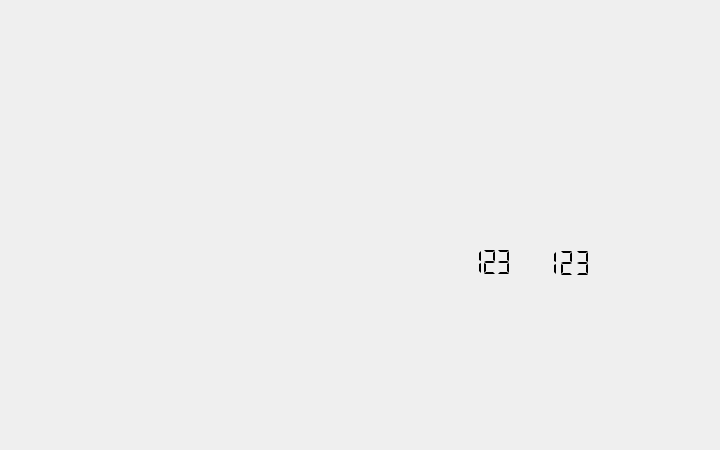
<?xml version="1.0" encoding="UTF-8"?>
<ui version="4.0">
 <class>FF_Widget</class>
 <widget class="QWidget" name="FF_Widget">
  <property name="geometry">
   <rect>
    <x>0</x>
    <y>0</y>
    <width>720</width>
    <height>450</height>
   </rect>
  </property>
  <property name="windowTitle">
   <string>Form</string>
  </property>
  <widget class="QLabel" name="mnemoscheme">
   <property name="geometry">
    <rect>
     <x>0</x>
     <y>0</y>
     <width>720</width>
     <height>450</height>
    </rect>
   </property>
   <property name="locale">
    <locale language="Russian" country="Russia"/>
   </property>
   <property name="text">
    <string/>
   </property>
   <property name="textFormat">
    <enum>Qt::RichText</enum>
   </property>
   <property name="pixmap">
    <pixmap>mnemo/бб.svg</pixmap>
   </property>
   <property name="scaledContents">
    <bool>true</bool>
   </property>
   <property name="alignment">
    <set>Qt::AlignCenter</set>
   </property>
   <property name="wordWrap">
    <bool>false</bool>
   </property>
   <property name="margin">
    <number>50</number>
   </property>
  </widget>
  <widget class="QLCDNumber" name="temp_lcd">
   <property name="geometry">
    <rect>
     <x>450</x>
     <y>247</y>
     <width>81</width>
     <height>30</height>
    </rect>
   </property>
   <property name="layoutDirection">
    <enum>Qt::LeftToRight</enum>
   </property>
   <property name="frameShape">
    <enum>QFrame::NoFrame</enum>
   </property>
   <property name="frameShadow">
    <enum>QFrame::Raised</enum>
   </property>
   <property name="smallDecimalPoint">
    <bool>false</bool>
   </property>
   <property name="digitCount">
    <number>3</number>
   </property>
   <property name="mode">
    <enum>QLCDNumber::Dec</enum>
   </property>
   <property name="segmentStyle">
    <enum>QLCDNumber::Flat</enum>
   </property>
   <property name="value" stdset="0">
    <double>123.000000000000000</double>
   </property>
   <property name="intValue" stdset="0">
    <number>123</number>
   </property>
  </widget>
  <widget class="QLCDNumber" name="pres_lcd">
   <property name="geometry">
    <rect>
     <x>528</x>
     <y>248</y>
     <width>81</width>
     <height>30</height>
    </rect>
   </property>
   <property name="layoutDirection">
    <enum>Qt::LeftToRight</enum>
   </property>
   <property name="styleSheet">
    <string notr="true">QRadioButton
{
	color: red;
}
QRadioButton:indicator:checked
{
	image: url(:/Mnemoscheme/icons/greenlamp.svg);
	width: 15px;
	height: 15px;
}
QRadioButton:indicator:unchecked
{
	image: url(:/Mnemoscheme/icons/redlamp.svg);
	width: 15px;
	height: 15px;
}</string>
   </property>
   <property name="frameShape">
    <enum>QFrame::NoFrame</enum>
   </property>
   <property name="frameShadow">
    <enum>QFrame::Raised</enum>
   </property>
   <property name="smallDecimalPoint">
    <bool>true</bool>
   </property>
   <property name="digitCount">
    <number>3</number>
   </property>
   <property name="mode">
    <enum>QLCDNumber::Dec</enum>
   </property>
   <property name="segmentStyle">
    <enum>QLCDNumber::Flat</enum>
   </property>
   <property name="value" stdset="0">
    <double>123.000000000000000</double>
   </property>
   <property name="intValue" stdset="0">
    <number>123</number>
   </property>
  </widget>
  <widget class="QLabel" name="input_valve_led">
   <property name="geometry">
    <rect>
     <x>266</x>
     <y>178</y>
     <width>16</width>
     <height>16</height>
    </rect>
   </property>
   <property name="font">
    <font>
     <pointsize>20</pointsize>
    </font>
   </property>
   <property name="text">
    <string/>
   </property>
   <property name="pixmap">
    <pixmap resource="1234.qrc">:/Mnemoscheme/icons/redlamp.svg</pixmap>
   </property>
   <property name="scaledContents">
    <bool>false</bool>
   </property>
  </widget>
  <widget class="QLabel" name="high_level_led">
   <property name="geometry">
    <rect>
     <x>274</x>
     <y>226</y>
     <width>16</width>
     <height>16</height>
    </rect>
   </property>
   <property name="font">
    <font>
     <pointsize>20</pointsize>
    </font>
   </property>
   <property name="text">
    <string/>
   </property>
   <property name="pixmap">
    <pixmap resource="1234.qrc">:/Mnemoscheme/icons/redlamp.svg</pixmap>
   </property>
   <property name="scaledContents">
    <bool>false</bool>
   </property>
  </widget>
  <widget class="QLabel" name="he_input_led">
   <property name="geometry">
    <rect>
     <x>239</x>
     <y>234</y>
     <width>16</width>
     <height>16</height>
    </rect>
   </property>
   <property name="font">
    <font>
     <pointsize>20</pointsize>
    </font>
   </property>
   <property name="text">
    <string/>
   </property>
   <property name="pixmap">
    <pixmap resource="1234.qrc">:/Mnemoscheme/icons/redlamp.svg</pixmap>
   </property>
   <property name="scaledContents">
    <bool>false</bool>
   </property>
  </widget>
  <widget class="QLabel" name="he_output_led">
   <property name="geometry">
    <rect>
     <x>269</x>
     <y>280</y>
     <width>16</width>
     <height>16</height>
    </rect>
   </property>
   <property name="font">
    <font>
     <pointsize>20</pointsize>
    </font>
   </property>
   <property name="text">
    <string/>
   </property>
   <property name="pixmap">
    <pixmap resource="1234.qrc">:/Mnemoscheme/icons/redlamp.svg</pixmap>
   </property>
   <property name="scaledContents">
    <bool>false</bool>
   </property>
  </widget>
  <widget class="QLabel" name="he_pump_led">
   <property name="geometry">
    <rect>
     <x>194</x>
     <y>280</y>
     <width>16</width>
     <height>16</height>
    </rect>
   </property>
   <property name="font">
    <font>
     <pointsize>20</pointsize>
    </font>
   </property>
   <property name="text">
    <string/>
   </property>
   <property name="pixmap">
    <pixmap resource="1234.qrc">:/Mnemoscheme/icons/redlamp.svg</pixmap>
   </property>
   <property name="scaledContents">
    <bool>false</bool>
   </property>
  </widget>
  <widget class="QLabel" name="low_level_led">
   <property name="geometry">
    <rect>
     <x>273</x>
     <y>340</y>
     <width>16</width>
     <height>16</height>
    </rect>
   </property>
   <property name="font">
    <font>
     <pointsize>20</pointsize>
    </font>
   </property>
   <property name="text">
    <string/>
   </property>
   <property name="pixmap">
    <pixmap resource="1234.qrc">:/Mnemoscheme/icons/redlamp.svg</pixmap>
   </property>
   <property name="scaledContents">
    <bool>false</bool>
   </property>
  </widget>
  <widget class="QLabel" name="output_valve_led">
   <property name="geometry">
    <rect>
     <x>502</x>
     <y>322</y>
     <width>16</width>
     <height>16</height>
    </rect>
   </property>
   <property name="font">
    <font>
     <pointsize>20</pointsize>
    </font>
   </property>
   <property name="text">
    <string/>
   </property>
   <property name="pixmap">
    <pixmap resource="1234.qrc">:/Mnemoscheme/icons/redlamp.svg</pixmap>
   </property>
   <property name="scaledContents">
    <bool>false</bool>
   </property>
  </widget>
  <widget class="QLabel" name="output_pump_led">
   <property name="geometry">
    <rect>
     <x>564</x>
     <y>322</y>
     <width>16</width>
     <height>16</height>
    </rect>
   </property>
   <property name="font">
    <font>
     <pointsize>20</pointsize>
    </font>
   </property>
   <property name="text">
    <string/>
   </property>
   <property name="pixmap">
    <pixmap resource="1234.qrc">:/Mnemoscheme/icons/redlamp.svg</pixmap>
   </property>
   <property name="scaledContents">
    <bool>false</bool>
   </property>
  </widget>
  <widget class="QLabel" name="co2_valve_led">
   <property name="geometry">
    <rect>
     <x>403</x>
     <y>115</y>
     <width>16</width>
     <height>16</height>
    </rect>
   </property>
   <property name="font">
    <font>
     <pointsize>20</pointsize>
    </font>
   </property>
   <property name="text">
    <string/>
   </property>
   <property name="pixmap">
    <pixmap resource="1234.qrc">:/Mnemoscheme/icons/redlamp.svg</pixmap>
   </property>
   <property name="scaledContents">
    <bool>false</bool>
   </property>
  </widget>
 </widget>
 <resources>
  <include location="1234.qrc"/>
  <include location="1234.qrc"/>
 </resources>
 <connections/>
</ui>
